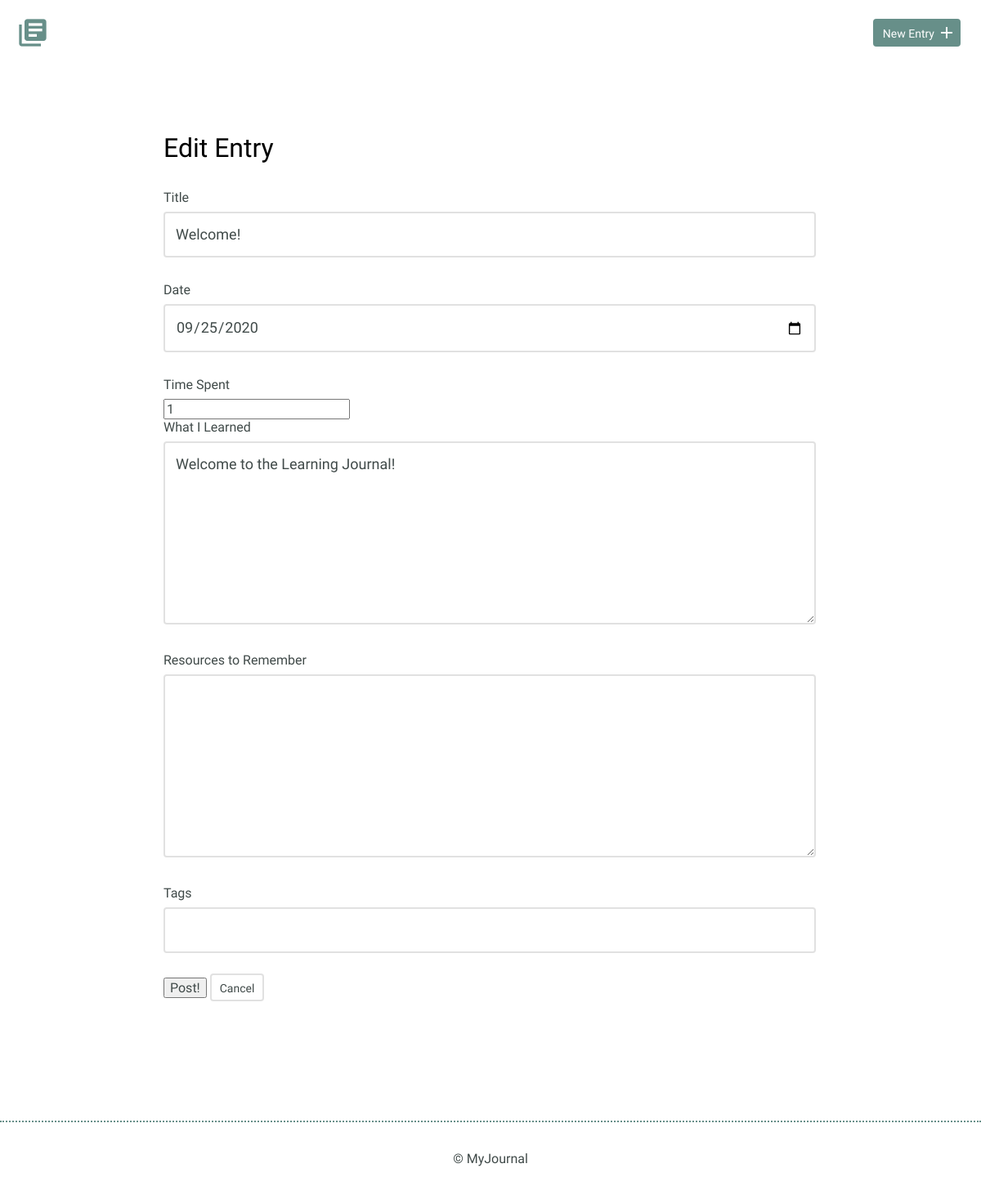
Page /entries/1/edit on the committed database.
### models.py (models this page shows)
class BaseModel(Model):
    class Meta:
        database = DATABASE

class Entry(BaseModel):
    title = CharField(max_length=100)
    date = DateTimeField(default=datetime.datetime.now)
    time_spent = IntegerField(default=0)
    learned = TextField(null=False)
    remember = TextField(default=" ")

### app.py (the view, shortened to what this page needs)
@app.route("/entries/<id>/edit", methods=('GET', 'POST'))
def edit(id):
    entry = models.Entry.select().where(models.Entry.id==id).get()
    try:
        entry_tags = models.EntryTags.get(models.EntryTags.entry_id==id)
    except:
        entry_tags = None
    form = forms.Post()
    date = datetime.datetime.now()
    return render_template("edit.html", form=form, id=id, models=models)

### forms.py
class Post(Form):
    title = StringField(u"Title (Max. 100 characters)", validators=[
        DataRequired(),
        length(max=100)
    ])
    date = DateField(default=datetime.date.today())
    time_spent = IntegerField(u"Time Spent (round to nearest hour)",
        validators=[
                    DataRequired(),
                ])
    learned = TextAreaField(u"What did you learn?", validators=[
                DataRequired(),
            ])
    remember = TextAreaField(u"Links and other things to remember")
    tags = StringField(u"Add tags, separated by a comma.")

### templates/edit.html (shortened to what this page needs)
{% extends "layout.html" %}
{% block content %}
        <section>
            <div class="container">
                <div class="edit-entry">
                    <h2>Edit Entry</h2>
                    <form method="POST" action="">
                        {% set info = models.Entry.select().where(models.Entry.id==id).get() %}
                        {% if models.EntryTags.select().where(models.EntryTags.entry_id==id).exists(): %}
                            {% set tags = models.EntryTags.get(models.EntryTags.entry_id==id) %}
                        {% else: %}
                            {% set tags = "" %}
                        {% endif %}
                        <label for="title">Title</label>
                        {% set process = form.title.process_data(info.title) %}
                        {{ form.title() }}
                        <label for="date"> Date</label>
                        {{ form.date() }}
                        <label for="time_spent">Time Spent</label>
                        {% set process = form.time_spent.process_data(info.time_spent) %}
                        {{ form.time_spent() }}
                        <label for="learned">What I Learned</label>
                        {% set process = form.learned.process_data(info.learned) %}
                        {{ form.learned() }}
                        <label for="remember">Resources to Remember</label>
                        {% set process = form.remember.process_data(info.remember) %}
                        {{ form.remember() }}
                        <label for="Tags">Tags</label>
                        {% set process = form.tags.process_data(tags.tags_id) %}
                        {{ form.tags() }}
                        <button type="submit" id="submit">Post!</button>
                        <a href="{{ url_for('index') }}" class="button button-secondary">Cancel</a>
                    </form>
                </div>
            </div>
        </section>
{% endblock %}

### static/css/site.css (style rules this page uses)
body { font-size: 16px; color: #404a49; font-family: 'Cousine', serif; font-weight: 400; }
.container { margin: 0 auto; padding: 0 25px; }
.button { padding: 8px 10px 6px 10px; background: #678f89; border: 2px solid #678f89; border-radius: 4px; text-decoration: none; color: #FFF; position: relative; text-align: center; font-size: 14px; }
.button.button-secondary { background: #FFF; border: 2px solid #e1e1e1; color: #404a49; }
h1, h2, h3 { margin: 0; font-weight: 400; line-height: 1em; color: #000; }
h2 { font-size: 32px; }
.entry-list, .edit-entry, .new-entry { max-width: 800px; margin: 0 auto; padding: 70px 0 150px 0; }
.edit-entry h2, .new-entry h2 { margin-bottom: 35px; }
form label { display: block; margin-bottom: 8px; }
form input[type=text], form input[type=password], form input[type=date], form textarea { border: 2px solid #e1e1e1; font-size: 18px; line-height: 1.8em; padding:10px 13px; margin-bottom: 30px; border-radius: 4px; width: calc(100% - 32px); }
.edit-entry form textarea, .new-entry form textarea { min-height: 200px; }

### rows in the picture
Entry: title "Welcome!", date "09/25/2020", time_spent "1", learned "Welcome to the Learning Journal!"
